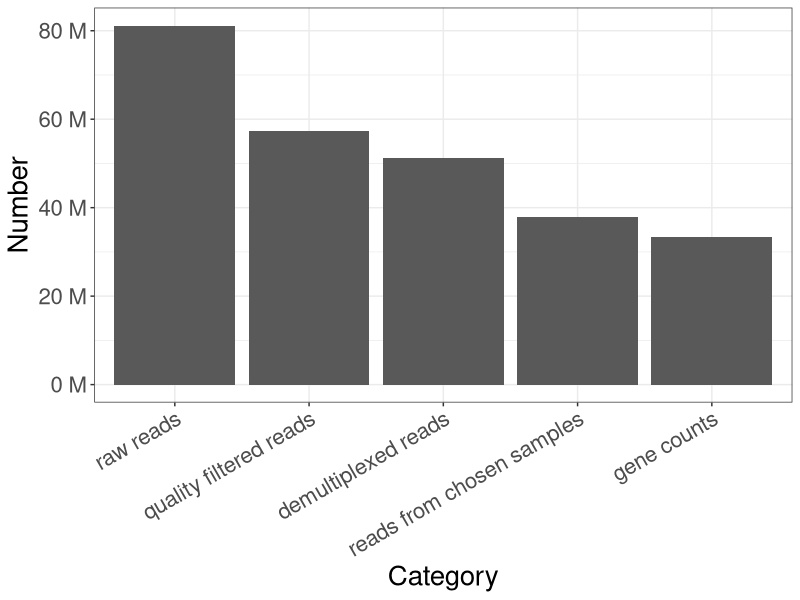

This figure's R source:
library(ggplot2)
library(scales)
# readnum <- data.frame(
#   number = c(19489349, 17668058, 13854515, 22164601, 6825392, 2657225, 18833786, 17433027, 13854516, 20677451, 5986242, 2686678),
#   run = c(rep("run 1", 6), rep("run 2", 6)),
#   quality = rep(rep(c("Pass", "Fail"), c(3, 3)), 2),
#   category = factor(c(rep(c("raw", "demultiplexed",  "assigned"), 4)), levels= c("raw", "demultiplexed",  "assigned"))
# )
# pdf("totalreadnum.pdf", height = 4, width = 8)
# ggplot(readnum, aes(x=category, y=number, fill=quality)) +
#   geom_bar(stat = "identity") +
#   facet_grid(.~run) +
#   theme_bw() +
#   geom_text(aes(label=number), position = position_stack(vjust = 0.5), size = 3)
# dev.off()
# 
# readnum.ag <- aggregate(x=readnum$number, by=list(readnum$quality, readnum$category), FUN=sum)
# colnames(readnum.ag) <- c("quality", "category", "number")
# pdf("totalreadnum_combinedBatch.pdf", height = 4, width = 8)
# ggplot(readnum.ag, aes(x=category, y=number, fill=quality)) +
#   geom_bar(stat = "identity") +
#   # facet_grid(.~run) +
#   theme_bw() +
#   geom_text(aes(label=number), position = position_stack(vjust = 0.5), size = 5) +
#   theme(text = element_text(size=20)) +
#   labs(x = "", y = "Number of reads")
# dev.off()


readnum <- data.frame(
  number = c(81165187, 57234663, 51135000, 37897462, 33311549),
  category = factor(c("raw reads", "quality filtered reads", "demultiplexed reads", "reads from chosen samples", "gene counts"), 
                    levels = c("raw reads", "quality filtered reads", "demultiplexed reads", "reads from chosen samples", "gene counts"))
)

pdf("totalreadnum.pdf", height = 4, width = 8)
ggplot(readnum, aes(x=category, y=number)) +
  geom_bar(stat="identity") +
  theme_bw() +
  theme(text = element_text(size=20), 
        axis.text.x = element_text(angle = 30, vjust = 1, hjust = 1),) +
  labs(x = "Category", y = "Number") +
  scale_y_continuous(labels = unit_format(unit = "M", scale = 1e-6))
dev.off()
